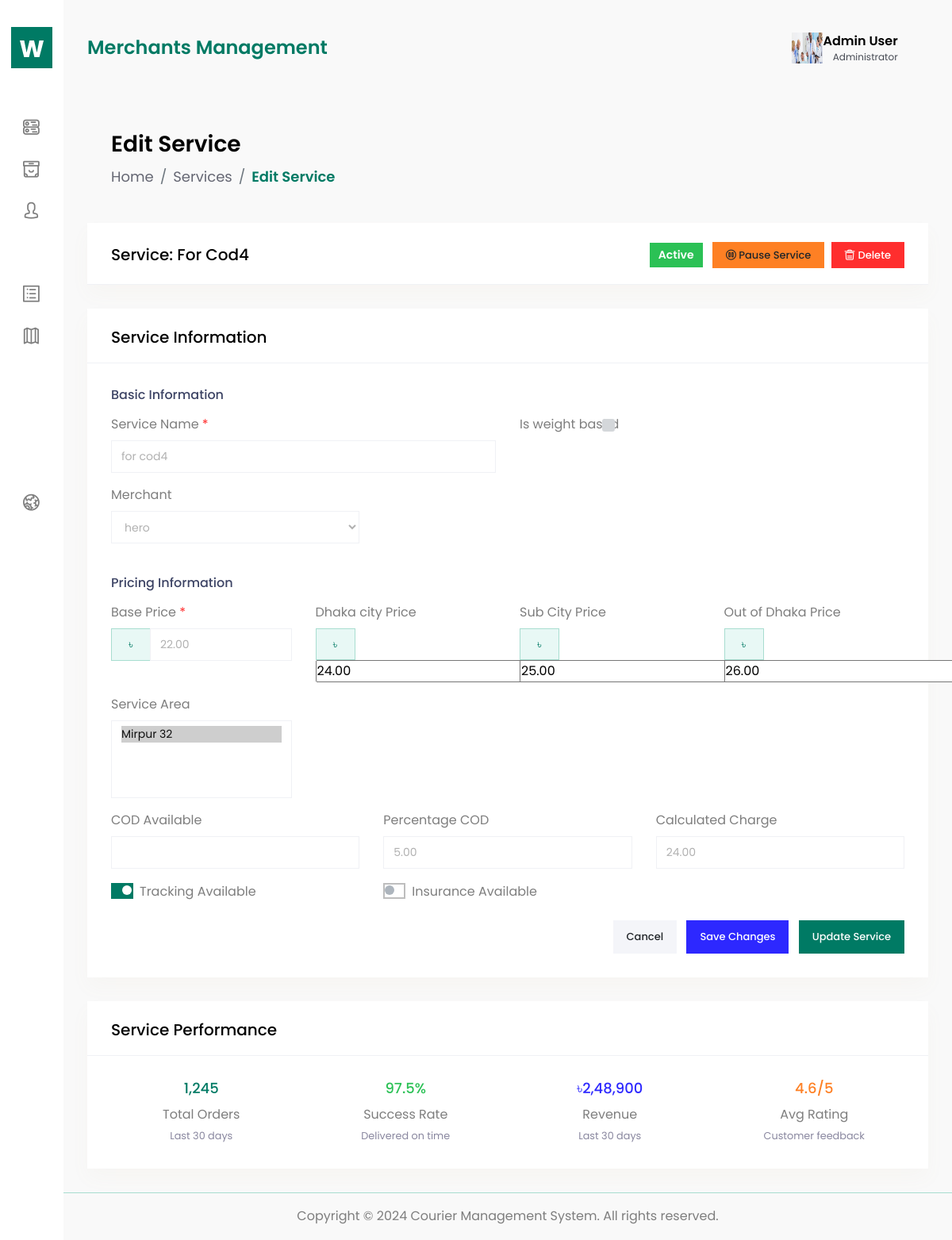
Page /logistics/service/14/edit/ on the earlier database version.
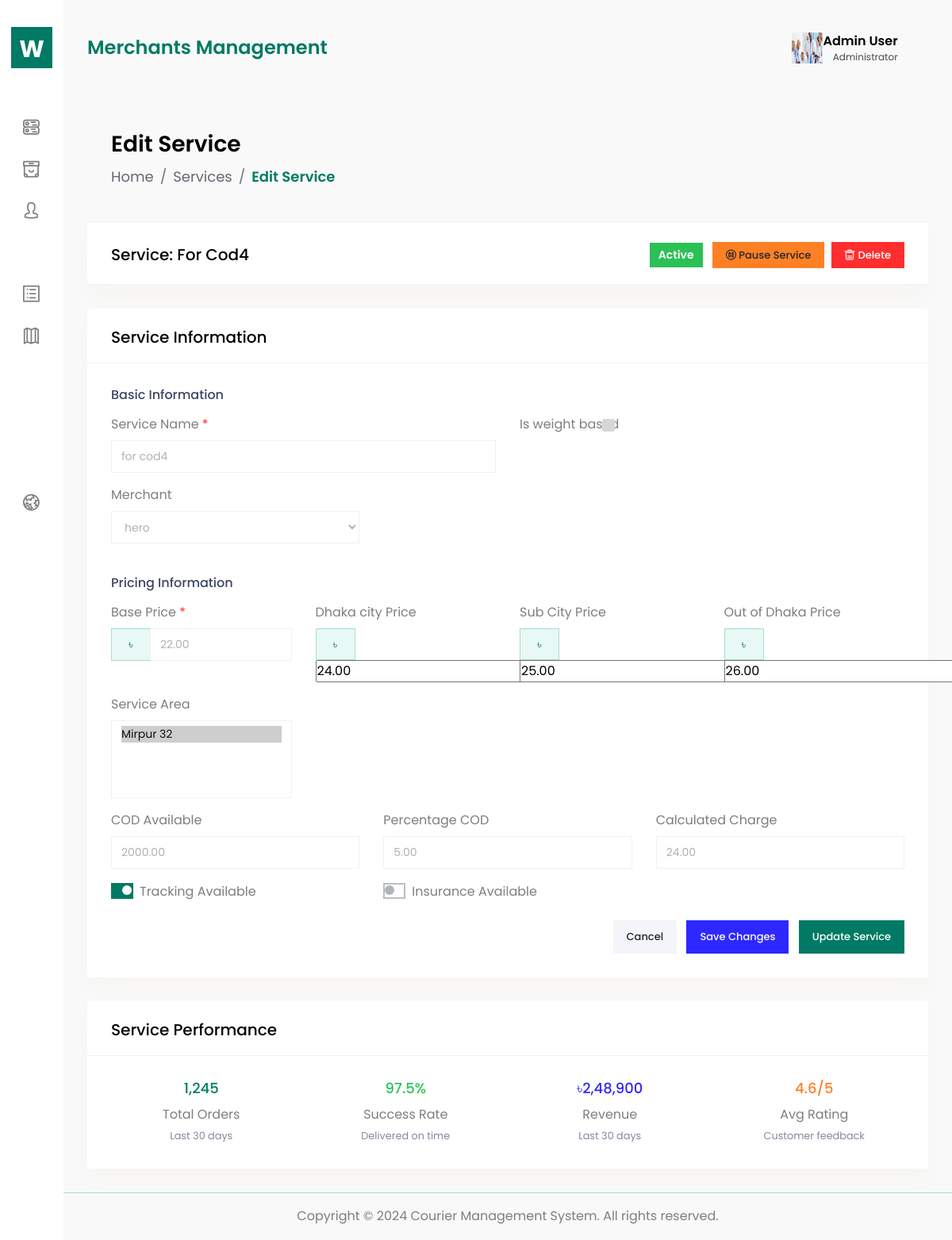
Same page on the later database version.
### logistics/models.py (models this page shows, shortened)
class Service(models.Model):
    service_id = models.AutoField(primary_key=True)
    service_name = models.CharField(max_length=100)
    base_price = models.DecimalField(max_digits=20, decimal_places=2, null=True,blank=True)
    is_weight_based = models.BooleanField(default=False, null=True, blank=True)
    service_merchant_id = models.ForeignKey('accounts.Merchant', on_delete=models.CASCADE, related_name='services_merchant', null=True,blank=True)
    customer = models.ForeignKey( "accounts.Customer", on_delete=models.CASCADE, null=True, blank=True,related_name="customerservices")
    customer_cod_amount = models.DecimalField(max_digits=10, decimal_places=2, null=True, blank=True)
    percentage_cod=models.DecimalField(max_digits=5, decimal_places=2, null=True, blank=True)
    calculated_cod_amount = models.DecimalField(max_digits=10, decimal_places=2, null=True, blank=True)
    cod_option = models.CharField(
        max_length=10,
        choices=(("no", "No COD"), ("yes", "COD")),
        default="no"
    )
    dhaka_city_price = models.DecimalField(max_digits=20, decimal_places=2, null=True, blank=True)
    sub_city_price = models.DecimalField(max_digits=20, decimal_places=2, null=True, blank=True)
    out_of_dhaka_price = models.DecimalField(max_digits=20, decimal_places=2, null=True, blank=True)
    service_parcel = models.CharField(max_length=100, null=True, blank=True)
    created_at = models.DateTimeField(auto_now_add=True)
    updated_at = models.DateTimeField(auto_now=True)
    service_area = models.ManyToManyField('Area', related_name='service_area')

### logistics/views.py (the view)
# urls.py: path("service/<int:service_id>/edit/",views.edit_service, name="edit_service"),
def edit_service(request, service_id):
    service = get_object_or_404(Service, service_id=service_id)
    if request.method == "POST":
        form = ServiceForm(request.POST, instance=service)
        if form.is_valid():
            form.save()
            return redirect("view_service", service_id=service.service_id)
    else:
        form = ServiceForm(instance=service)
    return render(request, "logistics/service-edit.html", {"form": form, "service": service})

### accounts/models.py (called while the page is built)
    def __str__(self):
     return self.merchant_name

### logistics/models.py (called while the page is built)
    def __str__(self):
        return self.area_name

### logistics/templates/logistics/service-edit.html (shortened to what the changed rows need)
{%extends "base.html"%}
{%block content%}
        <div class="content-body">
            <div class="container-fluid">
                <div class="row">
                    <div class="col-xl-12">
                        <div class="card">
                            <div class="card-header">
                                <h4 class="card-title">Service: {{ service.service_name }}</h4>
                                <div class="card-action">
                                    <span class="badge badge-success">Active</span>
                                    <button type="button" class="btn btn-sm btn-warning ml-2" >
                                    </button>
                                    <button type="button"  class="btn btn-sm btn-danger ml-1" >
                                    </button>
                                </div>
                            </div>
                        </div>
                    </div>
                </div>
                <div class="row">
                    <div class="col-xl-12">
                        <div class="card">
                            <div class="card-body">
                                <form method="POST">
                                    <div class="row">
                                        <div class="col-md-6">
                                            <div class="form-group">
                                                <label class="text-label">Service Name <span class="text-danger">*</span></label>
                                               {{ form.service_name }}
                                            </div>
                                        </div>
                                        <div class="col-md-6">
                                            <div class="form-group">
                                                <label class="text-label">Is weight based </label>
                                                {{ form.is_weight_based }}
                                            </div>
                                        </div>
                                    </div>
                                        <div class="row">
                                          <div class="col-md-4">
                                            <div class="form-group">
                                                <div class="input-group">
                                                    {{ form.service_merchant_id }}
                                                </div>
                                            </div>
                                           </div>
                                        </div>
                                    <div class="row">
                                        <div class="col-md-3">
                                            <div class="form-group">
                                                <div class="input-group">
                                                    <div class="input-group-prepend">
                                                        <span class="input-group-text">৳</span>
                                                    </div>
                                                   {{ form.base_price }}
                                                </div>
                                            </div>
                                        </div>
                                        <div class="col-md-3">
                                            <div class="form-group">
                                                <div class="input-group">
                                                    <div class="input-group-prepend">
                                                        <span class="input-group-text">৳</span>
                                                    </div>
                                                    {{form.dhaka_city_price}}
                                                </div>
                                            </div>
                                        </div>
                                        <div class="col-md-3">
                                            <div class="form-group">
                                                <div class="input-group">
                                                    <div class="input-group-prepend">
                                                        <span class="input-group-text">৳</span>
                                                    </div>
                                                    {{form.sub_city_price}}
                                                </div>
                                            </div>
                                        </div>
                                        <div class="col-md-3">
                                            <div class="form-group">
                                                <div class="input-group">
                                                    <div class="input-group-prepend">
                                                        <span class="input-group-text">৳</span>
                                                    </div>
                                                    {{form.out_of_dhaka_price}}
                                                </div>
                                            </div>
                                        </div>
                                    </div>
                                    <div class="row">
                                        <div class="col-md-4">
                                            <div class="form-group">
                                                <label class="text-label">COD Available</label>
                                                {{form.customer_cod_amount}}
                                            </div>
                                        </div>
                                        <div class="col-md-4">
                                              <div class="form-group">
                                                <label class="text-label">Percentage COD</label>
                                                {{form.percentage_cod}}
                                            </div>
                                        </div>
                                        <div class="col-md-4">
                                            <div class="form-group">
                                                <label class="text-label">Calculated Charge</label>
                                                {{form.calculated_cod_amount}}
                                            </div>
                                        </div>
                                    </div>
                                </form>
                            </div>
                        </div>
                    </div>
                </div>
            </div>
        </div>
        {%endblock%}

Differences in the rows shown:
changed Service "For Cod4": customer_cod_amount (not shown) → "2000.00"
